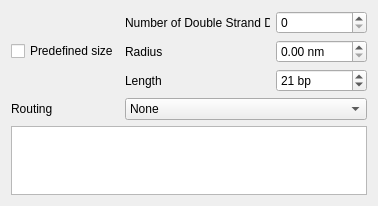
<?xml version="1.0" encoding="UTF-8"?>
<ui version="4.0">
 <class>SENanotubeCreatorEditorGUIClass</class>
 <widget class="QWidget" name="SENanotubeCreatorEditorGUIClass">
  <property name="geometry">
   <rect>
    <x>0</x>
    <y>0</y>
    <width>378</width>
    <height>206</height>
   </rect>
  </property>
  <property name="minimumSize">
   <size>
    <width>280</width>
    <height>177</height>
   </size>
  </property>
  <property name="maximumSize">
   <size>
    <width>460</width>
    <height>212</height>
   </size>
  </property>
  <property name="windowTitle">
   <string/>
  </property>
  <layout class="QVBoxLayout" name="verticalLayout">
   <item>
    <layout class="QGridLayout" name="gridLayout">
     <item row="2" column="1">
      <widget class="QLabel" name="label_3">
       <property name="text">
        <string>Length</string>
       </property>
      </widget>
     </item>
     <item row="0" column="1">
      <widget class="QLabel" name="label_4">
       <property name="text">
        <string>Number of Double Strand DNA</string>
       </property>
      </widget>
     </item>
     <item row="3" column="1" rowspan="2" colspan="2">
      <widget class="QComboBox" name="comboBoxRouting">
       <item>
        <property name="text">
         <string>None</string>
        </property>
       </item>
       <item>
        <property name="text">
         <string>Seamless</string>
        </property>
       </item>
       <item>
        <property name="text">
         <string>Tiles</string>
        </property>
       </item>
       <item>
        <property name="text">
         <string>Non-seamless</string>
        </property>
       </item>
      </widget>
     </item>
     <item row="3" column="0" rowspan="2">
      <widget class="QLabel" name="label">
       <property name="text">
        <string>Routing</string>
       </property>
      </widget>
     </item>
     <item row="1" column="2">
      <widget class="QDoubleSpinBox" name="doubleSpinBoxRadius">
       <property name="suffix">
        <string> nm</string>
       </property>
       <property name="maximum">
        <double>1000.000000000000000</double>
       </property>
      </widget>
     </item>
     <item row="0" column="2">
      <widget class="QSpinBox" name="spinBoxNumberOfDSDNA">
       <property name="maximum">
        <number>9999</number>
       </property>
      </widget>
     </item>
     <item row="1" column="1">
      <widget class="QLabel" name="label_2">
       <property name="text">
        <string>Radius</string>
       </property>
      </widget>
     </item>
     <item row="2" column="2">
      <widget class="QSpinBox" name="spinBoxNumberOfBasePairs">
       <property name="suffix">
        <string> bp</string>
       </property>
       <property name="minimum">
        <number>1</number>
       </property>
       <property name="maximum">
        <number>999999</number>
       </property>
       <property name="value">
        <number>21</number>
       </property>
      </widget>
     </item>
     <item row="0" column="0" rowspan="3">
      <widget class="QCheckBox" name="chkPredefined">
       <property name="text">
        <string>Predefined size</string>
       </property>
      </widget>
     </item>
     <item row="5" column="0" colspan="3">
      <widget class="QTextEdit" name="txtInfo">
       <property name="readOnly">
        <bool>true</bool>
       </property>
      </widget>
     </item>
    </layout>
   </item>
  </layout>
 </widget>
 <resources/>
 <connections>
  <connection>
   <sender>chkPredefined</sender>
   <signal>toggled(bool)</signal>
   <receiver>SENanotubeCreatorEditorGUIClass</receiver>
   <slot>onPredefinedNanotube(bool)</slot>
   <hints>
    <hint type="sourcelabel">
     <x>70</x>
     <y>36</y>
    </hint>
    <hint type="destinationlabel">
     <x>197</x>
     <y>88</y>
    </hint>
   </hints>
  </connection>
  <connection>
   <sender>spinBoxNumberOfBasePairs</sender>
   <signal>valueChanged(int)</signal>
   <receiver>SENanotubeCreatorEditorGUIClass</receiver>
   <slot>onNumberOfBasePairsChanged()</slot>
   <hints>
    <hint type="sourcelabel">
     <x>325</x>
     <y>51</y>
    </hint>
    <hint type="destinationlabel">
     <x>197</x>
     <y>88</y>
    </hint>
   </hints>
  </connection>
  <connection>
   <sender>doubleSpinBoxRadius</sender>
   <signal>valueChanged(double)</signal>
   <receiver>SENanotubeCreatorEditorGUIClass</receiver>
   <slot>onRadiusChanged()</slot>
   <hints>
    <hint type="sourcelabel">
     <x>325</x>
     <y>22</y>
    </hint>
    <hint type="destinationlabel">
     <x>197</x>
     <y>88</y>
    </hint>
   </hints>
  </connection>
  <connection>
   <sender>spinBoxNumberOfDSDNA</sender>
   <signal>valueChanged(int)</signal>
   <receiver>SENanotubeCreatorEditorGUIClass</receiver>
   <slot>onNumberOfDSDNAChanged()</slot>
   <hints>
    <hint type="sourcelabel">
     <x>247</x>
     <y>21</y>
    </hint>
    <hint type="destinationlabel">
     <x>229</x>
     <y>102</y>
    </hint>
   </hints>
  </connection>
  <connection>
   <sender>comboBoxRouting</sender>
   <signal>currentIndexChanged(int)</signal>
   <receiver>SENanotubeCreatorEditorGUIClass</receiver>
   <slot>onChangeRouting()</slot>
   <hints>
    <hint type="sourcelabel">
     <x>178</x>
     <y>94</y>
    </hint>
    <hint type="destinationlabel">
     <x>229</x>
     <y>102</y>
    </hint>
   </hints>
  </connection>
 </connections>
 <slots>
  <slot>onChangeRouting()</slot>
  <slot>onPredefinedNanotube(bool)</slot>
  <slot>onRadiusChanged()</slot>
  <slot>onNumberOfBasePairsChanged()</slot>
  <slot>onNumberOfDSDNAChanged()</slot>
 </slots>
</ui>
